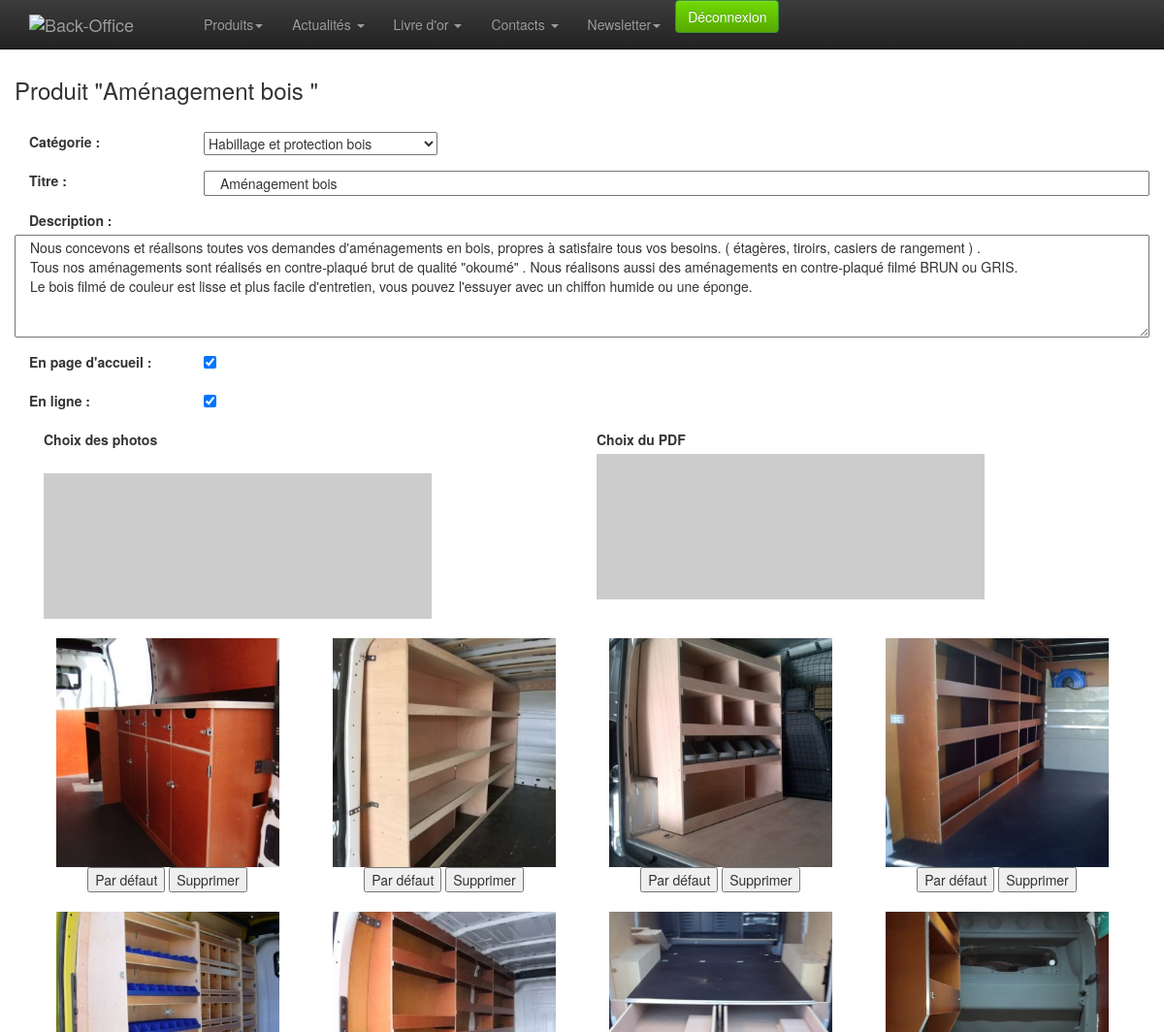
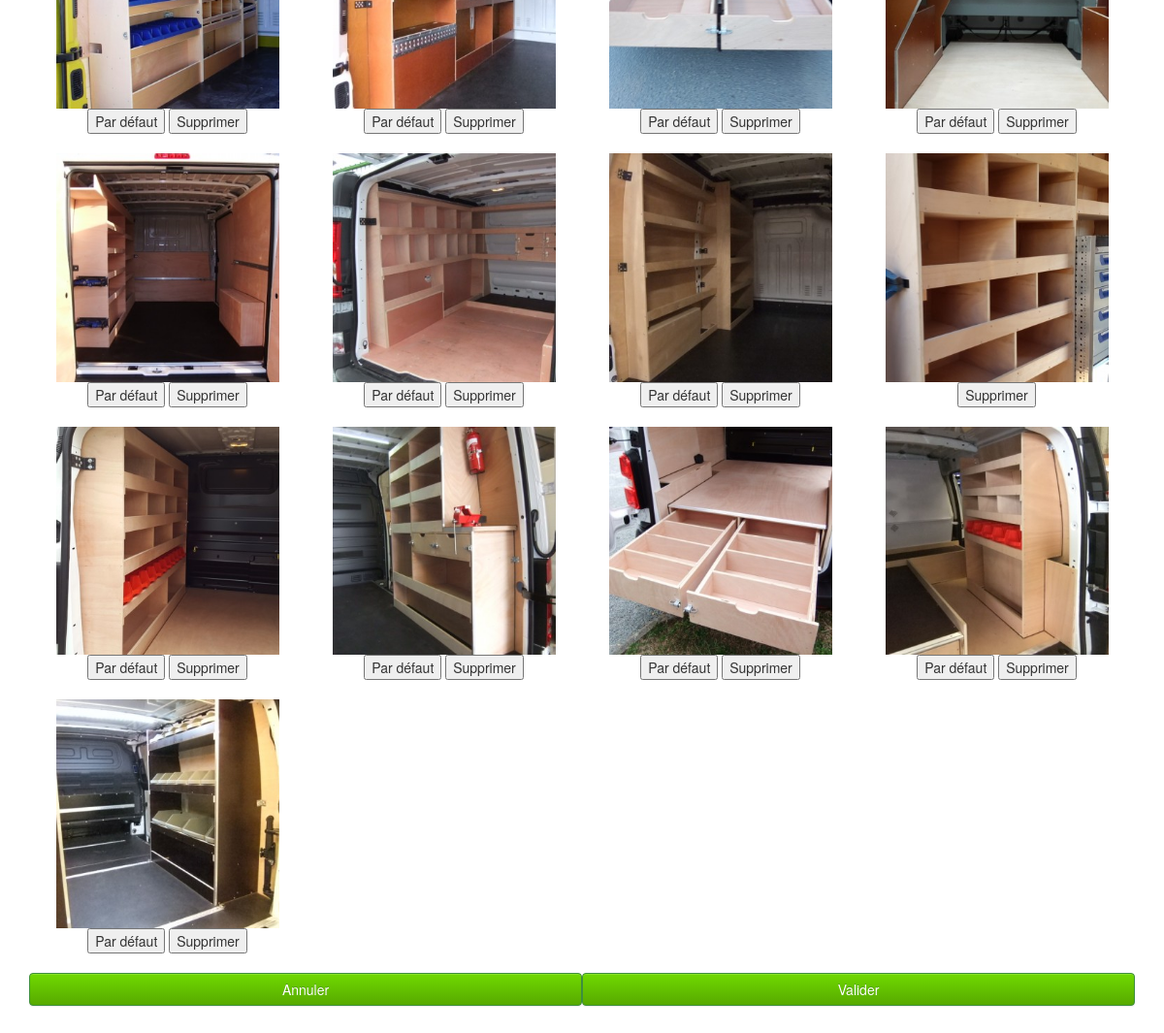
Page /admin/produit/edition.php?id=12 (signed in) on the committed database (2 pictures, top to bottom).
### tables this page shows
CREATE TABLE `product` (
  `id` int(10) unsigned NOT NULL AUTO_INCREMENT,
  `id_categorie` int(11) NOT NULL,
  `nom` varchar(100) NOT NULL,
  `description` text NOT NULL,
  `fichier_pdf` varchar(100) NOT NULL,
  `accueil` enum('0','1') NOT NULL DEFAULT '0',
  `online` enum('0','1') NOT NULL DEFAULT '0',
  PRIMARY KEY (`id`)
);

CREATE TABLE `product_image` (
  `num_image` int(11) NOT NULL AUTO_INCREMENT,
  `num_produit` int(11) NOT NULL,
  `fichier` varchar(100) NOT NULL,
  `defaut` enum('oui','non') NOT NULL DEFAULT 'non',
  PRIMARY KEY (`num_image`)
);

### admin/classes/StorageManager.php (called while the page is built, shortened)
<?php
class StorageManager{
	protected function dbConnect() {
		try {
			$this->mysqli = new mysqli ( DBHOST, DBUSER, DBPASSWD, DBNAME ) ;
		} catch (Exception $e) {
			throw new Exception("Erreur Connexion DB ". $e->getMessage());
		}
	}
}
?>

### admin/classes/Produit.php (called while the page is built, shortened)
<?php
require_once("StorageManager.php");
require_once("Categorie.php");
class Produit extends StorageManager {
	public function load( $id, $debug=false ){
		$new_array = null;
		$requete = "SELECT * FROM `product` WHERE id = " . $id ;
		$result = mysqli_query( $this->mysqli, $requete );
		while( $row = mysqli_fetch_assoc( $result ) ) {
			$new_array[] = $row;
		}
		return $new_array;
	}
}

### admin/classes/Categorie.php (called while the page is built, shortened)
<?php
require_once("StorageManager.php");
class Categorie extends StorageManager {
	public function getListe( $tab=array(), $debug=false ) {
		$champ_souhaite = ( $tab[ "champ" ] != '' ) ? $tab[ "champ" ] : "*";
		$requete = "SELECT " . $champ_souhaite . " FROM `catproduct`";
		if ( $tab[ "where" ] == '' ) {
			$requete .= " WHERE id > 0";
			if ( !empty( $tab ) ) {
				foreach( $tab as $champ => $val ) {
					if ( $champ != "champ" && $champ != "order_by" && $champ != "sens" )
						$requete .= " AND " . $champ . " = '" . addslashes( $val ) . "'";
				}
			}
			$order_by = ( $tab[ "order_by" ] != "" ) ? $tab[ "order_by" ] : "ordre_affichage";
			$sens = ( $tab[ "sens" ] != "" ) ? $tab[ "sens" ] : "ASC";
			$requete .= " ORDER BY " . $order_by . " " . $sens;
		}
		else $requete .= $tab[ "where" ];
		$result = mysqli_query( $this->mysqli, $requete );
		while( $row = mysqli_fetch_assoc( $result ) ) {
			$new_array[] = $row;
		}
		return $new_array;
	}
}

### admin/classes/Produit_image.php (called while the page is built, shortened)
<?php
require_once("StorageManager.php");
class Produit_image extends StorageManager {
	public function getListe( $tab=array(), $debug=false ){
		$requete = "SELECT * FROM `product_image`" ;
		if ( $tab[ "where" ] == '' ) {
			$requete .= " WHERE num_image > 0";
			if ( !empty( $tab ) ) {
				foreach( $tab as $champ => $val ) {
					if ( $champ != "champ" && $champ != "order_by" && $champ != "sens" )
						$requete .= " AND " . $champ . " = '" . addslashes( $val ) . "'";
				}
			}
			$order_by = ( $tab[ "order_by" ] != "" ) ? $tab[ "order_by" ] : "num_image";
			$sens = ( $tab[ "sens" ] != "" ) ? $tab[ "sens" ] : "ASC";
			$requete .= " ORDER BY " . $order_by . " " . $sens;
		}
		else $requete .= $tab[ "where" ];
		$new_array = null;
		$result = mysqli_query( $this->mysqli, $requete );
		while( $row = mysqli_fetch_assoc( $result ) ) {
			$new_array[] = $row;
		}
		return $new_array;
	}
}

### admin/produit/edition.php (the view, shortened to what this page needs)
<?
	require '../classes/Categorie.php';
	require '../classes/Produit.php';
	require '../classes/Produit_image.php';
	$debug = 			false;
	$categorie = 		new Categorie();
	$produit = 			new Produit();
	$produit_image = 	new Produit_image();
	if ( !empty( $_GET ) ) {
		$result = $produit->load( $_GET[ "id" ], $debug );
		if ( !empty( $result ) ) {
			$titre_page = 	'Produit "'. $result[ 0 ][ "nom" ] . '"';
			$id_categorie = $result[ 0 ][ "id_categorie" ];
			$nom = 			$result[ 0 ][ "nom" ];
			$description = 	$result[ 0 ][ "description" ];
			$fichier_pdf = 	$result[ 0 ][ "fichier_pdf" ];
			$accueil = 		( $result[ 0 ][ "accueil" ]=='1' ) ? "checked" : "";
			$online = 		( $result[ 0 ][ "online" ]=='1' ) ? "checked" : "";
			$display_pdf_img = ( $fichier_pdf != '' ) ? "none" : "block";
			if ( 1 == 1 ) {
				unset( $recherche );
				$recherche[ "num_produit" ] = $_GET[ "id" ];
				$liste_image = $produit_image->getListe( $recherche, $debug );
			}
		}
		else $message = 'Aucun enregistrement';
	}
	if ( 1 == 1 ) {
		unset( $recherche );
		$recherche[ "id_parent" ] = '0';
		$liste_categorie = $categorie->getListe( $recherche, $debug );
	}
?>
<!doctype html>
<html class="no-js" lang="fr">
	<head>
		<? include_once "../inc-meta.php" ; ?>
	</head>
	<body>
		<? require_once "../inc-menu.php" ; ?>
		<div class="container">
			<div class="row">
				<h3><?=$titre_page?></h3><br>
				<div class="col-xs-12 col-sm-12 col-md-12">
					<form name="formulaire" id="formulaire" class="form-horizontal" method="POST" action="traitement.php">
						<div class="form-group" >
							<label class="col-sm-2" for="titre">Catégorie :</label>
							<select name="id_categorie" required>
								<?
								if ( !empty( $liste_categorie ) ) {
									foreach( $liste_categorie as $_categorie ) {
										$selected = ( $id_categorie == $_categorie[ "id" ] ) ? "selected" : "";
										echo "<option value='" . $_categorie[ "id" ] . "' " . $selected . ">" . $_categorie[ "nom" ] . "</option>\n";
									}
								}
								?>
							</select>
						</div>
						<div class="form-group" >
							<label class="col-sm-2" for="titre">Titre :</label>
							<input type="text" class="col-sm-10" name="nom" required value="<?=$nom?>">
						</div>
						<div class="form-group">
							<label class="col-sm-2" for="description">Description :</label><br>
							<textarea class="col-sm-12" name="description" id="description" required rows="5" ><?=$description?></textarea>
						</div>
						<div class="form-group" >
							<label class="col-sm-2" for="titre">En page d'accueil :</label>
							<input type="checkbox" name="accueil" value="1" <?=$accueil?>>
						</div>
						<div class="form-group" >
							<label class="col-sm-2" for="titre">En ligne :</label>
							<input type="checkbox" name="online" value="1" <?=$online?>>
						</div>
						<div class="col-md-6" style="margin-bottom:20px;">
							<label for="titre">Choix des photos </label><br>
							<input type="hidden" name="url0" id="url0" value=""><br>
	            			<a href="javascript:openCustomRoxy('0')"><img id="" src="http://www.placehold.it/400x150/EFEFEF/171717&text=Choisir les images ici" id="customRoxyImage0" style="max-width:400px;"></a>
						</div>
						<div class="col-md-6" style="margin-bottom:20px;">
							<label for="titre">Choix du PDF</label><br>
							<div id="div_pdf_img" style="display:<?=$display_pdf_img?>;">
	            				<a href="javascript:openCustomRoxy('1')"><img id="img_pdf" src="http://www.placehold.it/400x150/EFEFEF/171717&text=Choisir le PDF ici" id="customRoxyImage1" style="max-width:400px;"></a>
	            			</div>
						</div>
						<div id="div_liste_image">
							<?
							if ( !empty( $liste_image ) ) {
								foreach( $liste_image as $_image ) {
									echo "<div class='col-md-3' style='text-align:center; margin-bottom:20px; border:0px solid red;'>\n";
				            		echo "	<img src='/photos/produit/accueil" . $_image[ "fichier" ] . "' width='230' style='max-width:230px;'></a><br>\n";
				            		if ( $_image[ "defaut" ] == 'non' ) echo "	<input type='button' id='" . $_image[ "num_image" ] . "' value='Par défaut' class='par_defaut' />\n";
				            		echo "	<input type='button' id='" . $_image[ "num_image" ] . "' value='Supprimer' class='supprimer_image_precise' />\n";
									echo "</div>\n";
								}
							}
							?>
						</div>
						<a href="./liste.php" class="btn btn-success col-sm-6" class="btn btn-default annuler"> Annuler </a>
						<button type="submit" class="btn btn-success col-sm-6" class="btn btn-default"> Valider </button>
				  </form>
				</div>
			</div>
		</div>
	</body>
</html>

### admin/css/style.css (style rules this page uses)
body { padding-top: 60px; padding-bottom: 40px; }
.btn-success { background-color: #57a900; background-image: -moz-linear-gradient(top, #70d900, #57a900); background-image: -ms-linear-gradient(top, #70d900, #57a900); background-image: -webkit-gradient(linear, 0 0, 0 100%, from(#70d900), to(#57a900)); background-image: -webkit-linear-gradient(top, #70d900, #57a900); background-image: -o-linear-gradient(top, #70d900, #57a900); background-image: linear-gradient(top, #70d900, #57a900); filter: progid:DXImageTransform.Microsoft.gradient(startColorstr='#70d900', endColorstr='#57a900', GradientType=0); }

### rows in the picture
product: nom "Produit \"Aménagement bois \"", nom "Aménagement bois", description "Nous concevons et réalisons toutes vos demandes d'aménagements en bois, propres à satisfaire tous vos besoins. ( étagères, tiroirs, casiers de rangement ) . Tous nos aménagements sont réalisés en contre-plaqué brut de qualité \"okoumé\" . Nous réalisons aussi des aménagements en contre-plaqué filmé BRUN ou GRIS. Le bois filmé de couleur est lisse et plus facile d'entretien, vous pouvez l'essuyer avec un chiffon humide ou une éponge."
product_image: fichier (picture)
product_image: fichier (picture)
product_image: fichier (picture)
product_image: fichier (picture)
product_image: fichier (picture)
product_image: fichier (picture)
product_image: fichier (picture)
product_image: fichier (picture)
product_image: fichier (picture)
product_image: fichier (picture)
product_image: fichier (picture)
product_image: fichier (picture)
product_image: fichier (picture)
product_image: fichier (picture)
product_image: fichier (picture)
product_image: fichier (picture)
product_image: fichier (picture)

### other values in the picture
form field id_categorie "Habillage et protection bois"
